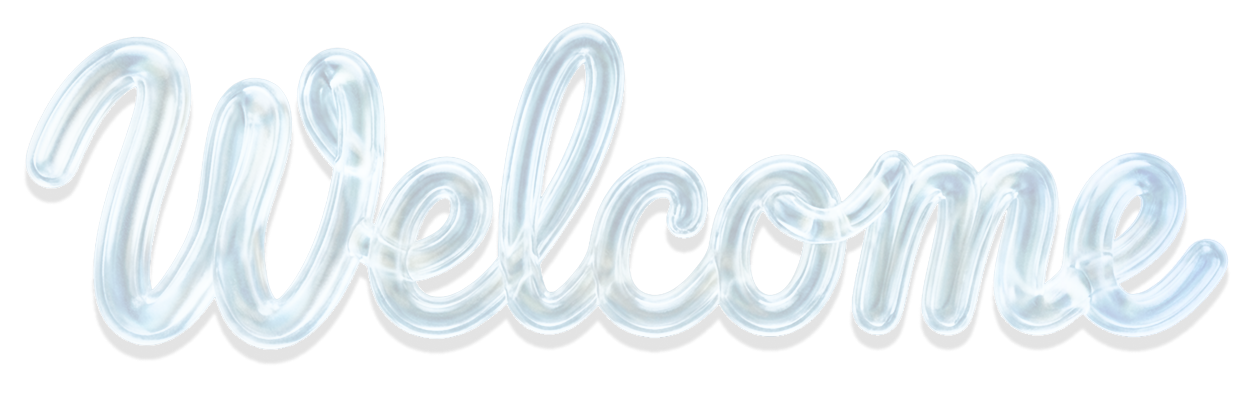
#> input picture assets/ui/welcome.png, 1255 x 415 px
$ python trace_welcome.py
#> lines starting #> are read from the running program, lines starting #| are printed output that depends on the picture; after the words box and inside, x2 and y2 are one past the last pixel; in counts of white or black regions, pixels touching at a corner belong together; long printed decimals are rounded
"""Trace the "Welcome" artwork into centrelines for the 3D hero lettering.

The artwork is a continuous glass tube, so the medial axis of its alpha mask is
the path a swept tube has to follow and the distance transform at each skeleton
pixel is the tube's radius there. The skeleton is a graph rather than a single
path, because the word crosses over itself: chains between junction pixels
become edges, and edge ends that meet head-on at a junction are stitched back
together, which recovers the pen strokes running *through* each crossing.

Writes scripts/welcome-glass-path.js. Run check_coverage.py afterwards to see
how closely the swept tubes still cover the original artwork.

    python3 -m venv venv && ./venv/bin/pip install -r requirements.txt
    ./venv/bin/python trace_welcome.py
"""
import math
import sys
from pathlib import Path

import numpy as np
from PIL import Image
from scipy import ndimage

ROOT = Path(__file__).resolve().parents[2]
DEST = ROOT / 'scripts' / 'welcome-glass-path.js'
PREVIEW = Path(sys.argv[1]) if len(sys.argv) > 1 else None

SRC = ROOT / 'assets' / 'ui' / 'welcome.png'

alpha = np.array(Image.open(SRC))[..., 3]
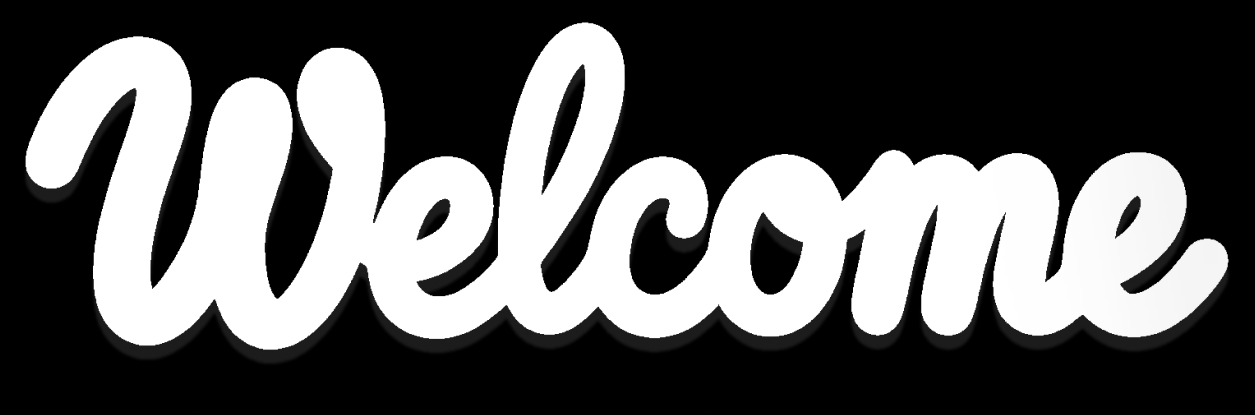
#> alpha: shape (415, 1255); min 0, max 255, mean 93.3
H, W = alpha.shape
mask = alpha > 140
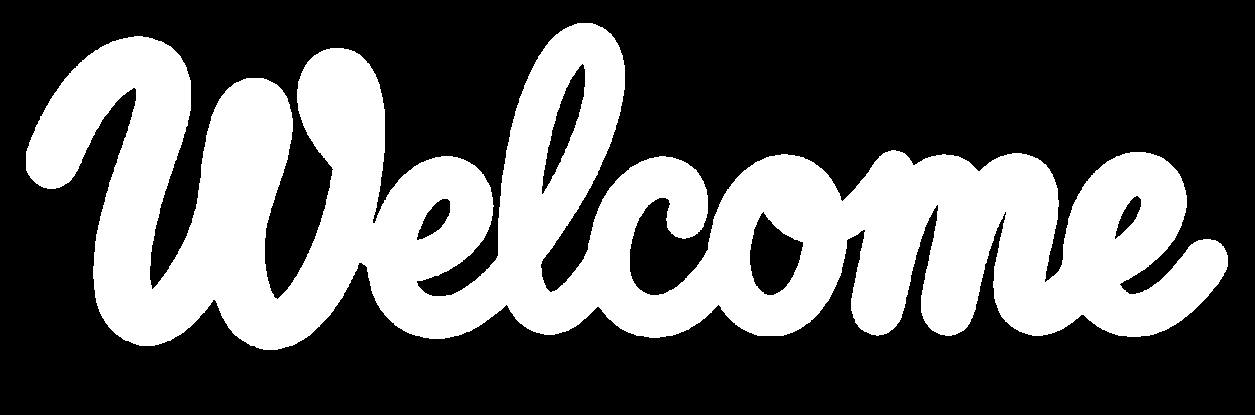
#> mask: shape (415, 1255) bool; 36.1% white; 1 white region, box (x1, y1, x2, y2) and area: (26, 23, 1228, 350) 188156

# Clean specks / pinholes before skeletonising. The counters of e/o/l are real
# holes and must survive — only pinholes smaller than a few hundred px get filled.
mask = ndimage.binary_closing(mask, structure=np.ones((3, 3)), iterations=1)
#> mask: shape (415, 1255) bool; 36.1% white; 1 white region, box (x1, y1, x2, y2) and area: (26, 23, 1228, 350) 188240
holes, hn = ndimage.label(~mask)
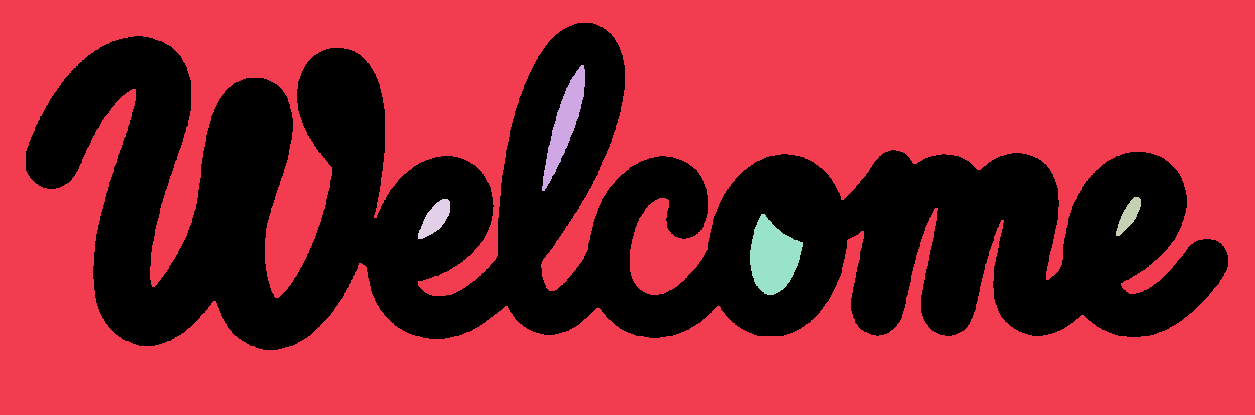
#> holes: shape (415, 1255) int32; 6 distinct labels, from 0 to 5; one colour per label, 0 black
#> hn = 5
hsizes = ndimage.sum(~mask, holes, range(1, hn + 1))
#> hsizes = [326654, 1969, 459, 691, 2812]
print('holes:', sorted(hsizes, reverse=True)[:12])
#| holes: [326654.0, 2812.0, 1969.0, 691.0, 459.0]
small = np.isin(holes, [i + 1 for i, s in enumerate(hsizes) if s < 300])
#> small: shape (415, 1255) bool; every value is 0
mask = mask | small
lbl, n = ndimage.label(mask)
#> n = 1
sizes = ndimage.sum(mask, lbl, range(1, n + 1))
#> sizes = [188240]
print('components:', n, sorted(sizes, reverse=True)[:10])
#| components: 1 [188240.0]
keep = np.isin(lbl, [i + 1 for i, s in enumerate(sizes) if s > 200])
mask = keep

dist = ndimage.distance_transform_edt(mask)
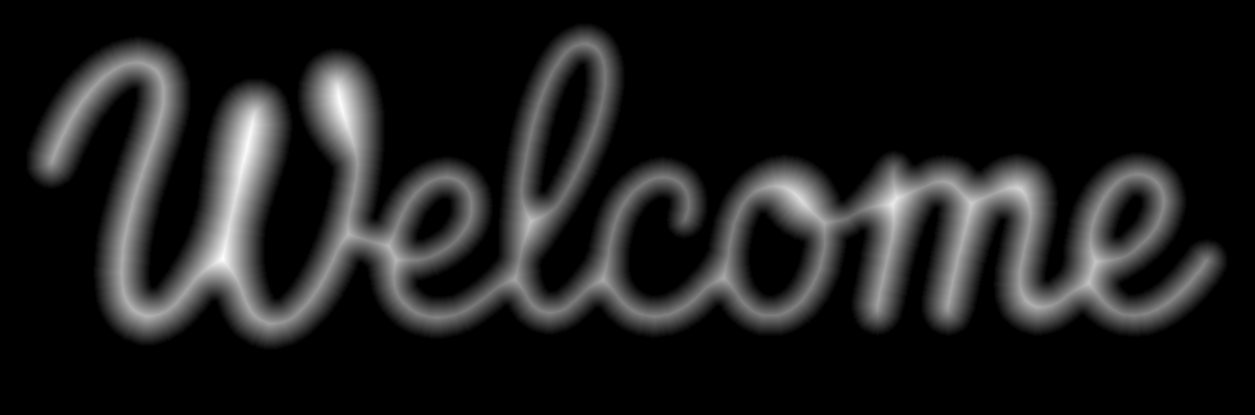
#> dist: shape (415, 1255) float64; min 0, max 42.58, mean 5; drawn with min black and max white
print('mask px', mask.sum(), 'max radius', dist.max())
#| mask px 188240 max radius 42.579


def zhang_suen(img):
    """Vectorised Zhang-Suen thinning."""
    img = img.astype(np.uint8).copy()
    while True:
        changed = False
        for step in (0, 1):
            p = [np.roll(np.roll(img, dy, 0), dx, 1) for dy, dx in
                 ((-1, 0), (-1, 1), (0, 1), (1, 1), (1, 0), (1, -1), (0, -1), (-1, -1))]
            P2, P3, P4, P5, P6, P7, P8, P9 = p
            B = sum(p)
            seq = p + [P2]
            A = sum(((seq[i] == 0) & (seq[i + 1] == 1)).astype(np.uint8) for i in range(8))
            if step == 0:
                c1 = P2 * P4 * P6
                c2 = P4 * P6 * P8
            else:
                c1 = P2 * P4 * P8
                c2 = P2 * P6 * P8
            rm = (img == 1) & (B >= 2) & (B <= 6) & (A == 1) & (c1 == 0) & (c2 == 0)
            if rm.any():
                img[rm] = 0
                changed = True
        if not changed:
            return img.astype(bool)
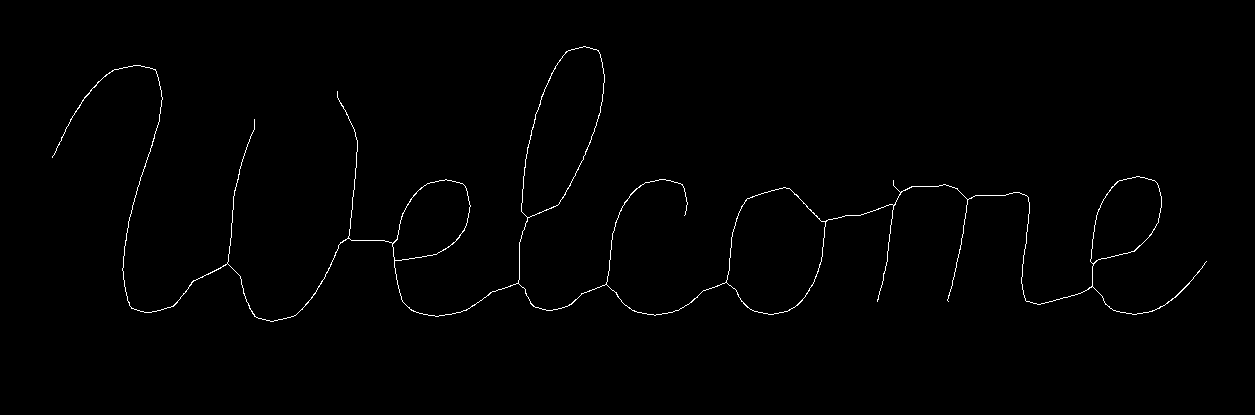
#> img: shape (415, 1255); values 0 (black) and 1 (white), 0.73% white in thin lines or dots, all inside (x1, y1, x2, y2) = (52, 46, 1207, 322)


skel = zhang_suen(mask)
print('skeleton px', skel.sum())
#| skeleton px 3782

pts = {(int(y), int(x)) for y, x in zip(*np.nonzero(skel))}
#> pts = 3782 items
NB = [(-1, -1), (-1, 0), (-1, 1), (0, -1), (0, 1), (1, -1), (1, 0), (1, 1)]


def neighbours(p):
    y, x = p
    return [(y + dy, x + dx) for dy, dx in NB if (y + dy, x + dx) in pts]


# ---------------------------------------------------------------- spur pruning
def prune(min_len):
    """Drop short dead-end branches created by the rounded stroke caps."""
#> called with min_len = 16
    removed = True
    while removed:
        removed = False
        for e in [p for p in pts if len(neighbours(p)) == 1]:
            if e not in pts:
                continue
            chain, cur, prev = [e], e, None
            while True:
                nb = [q for q in neighbours(cur) if q != prev]
                if len(nb) != 1:
                    break
                prev, cur = cur, nb[0]
                chain.append(cur)
                if len(chain) > min_len:
                    break
            if len(chain) <= min_len and len(neighbours(chain[-1])) > 2:
                for q in chain[:-1]:
                    pts.discard(q)
                removed = True
#> this loop made 2 passes


prune(16)
print('skeleton px after prune:', len(pts))
#| skeleton px after prune: 3732

# ------------------------------------------------------------------ graph edges
nodes = {p for p in pts if len(neighbours(p)) != 2}
edges, visited = [], set()
for n in nodes:
    for start in neighbours(n):
        if (n, start) in visited:
            continue
        chain, prev, cur = [n, start], n, start
        visited.add((n, start))
        while cur not in nodes:
            nb = [q for q in neighbours(cur) if q != prev]
            if not nb:
                break
            prev, cur = cur, nb[0]
            chain.append(cur)
        visited.add((cur, prev))
        edges.append(chain)
#> this loop made 914 passes
#> n on passes 1 to 3: (285, 510), (245, 1139), (304, 798)

seen = {p for e in edges for p in e}
for p in pts - seen:                      # closed loops with no junction on them
    if p in seen:
        continue
    chain, prev, cur = [p], p, neighbours(p)[0]
    while cur != p:
        chain.append(cur)
        nb = [q for q in neighbours(cur) if q != prev]
        if not nb:
            break
        prev, cur = cur, nb[0]
    chain.append(p)
    seen.update(chain)
    edges.append(chain)
#> this loop made 0 passes

edges = [e for e in edges if len(e) >= 3]
print('edges:', len(edges), 'lengths:', sorted(len(e) for e in edges)[-10:])
#| edges: 164 lengths: [63, 64, 67, 68, 73, 73, 85, 87, 123, 222]


# ------------------------------------------- stitch edges through the crossings
def direction(chain, at_start, span=18):
    """Unit direction pointing away from the given end, in (dx, dy)."""
    seg = chain[:span] if at_start else chain[::-1][:span]
    (y0, x0), (y1, x1) = seg[0], seg[-1]
    dy, dx = y1 - y0, x1 - x0
    n = math.hypot(dx, dy) or 1.0
    return dx / n, dy / n


ends = [(i, s) for i in range(len(edges)) for s in (True, False)]
pos = {e: (edges[e[0]][0] if e[1] else edges[e[0]][-1]) for e in ends}
dirs = {e: direction(edges[e[0]], e[1]) for e in ends}

JOIN_RADIUS = 22.0          # junction clusters are a few px wide, plus overlap
cand = []
for ia, a in enumerate(ends):
    for b in ends[ia + 1:]:
        if a[0] == b[0]:
            continue
        (ya, xa), (yb, xb) = pos[a], pos[b]
        d = math.hypot(xa - xb, ya - yb)
        if d > JOIN_RADIUS:
            continue
        da, db = dirs[a], dirs[b]
        score = -(da[0] * db[0] + da[1] * db[1])      # 1.0 == perfectly collinear
        # Only near-straight continuations: a sharp stitch would put a corner
        # tighter than the tube radius into the path, and the sweep folds there.
        if score > 0.55:
            cand.append((score - d / 400.0, a, b))
#> this loop made 328 passes
#> a on passes 1 to 3: (0, True), (0, False), (1, True)
cand.sort(key=lambda t: -t[0])

partner = {}
for _, a, b in cand:
    if a in partner or b in partner:
        continue
    partner[a], partner[b] = b, a
#> this loop made 360 passes
#> (a, b) on passes 1 to 3: ((75, True), (76, True)), ((6, True), (7, True)), ((6, False), (160, False))
print('stitched joins:', len(partner) // 2)
#| stitched joins: 143

used, strokes = set(), []
for i in range(len(edges)):
    if i in used:
        continue
    head, guard, back = (i, True), 0, {i}
    while head in partner and partner[head][0] not in back and guard < 400:
        nxt = partner[head]
        back.add(nxt[0])
        head = (nxt[0], not nxt[1])
        guard += 1

    chain, cur, guard = [], head, 0
    while cur[0] not in used and guard < 400:
        used.add(cur[0])
        chain.extend(edges[cur[0]] if cur[1] else edges[cur[0]][::-1])
        tail = (cur[0], not cur[1])
        if tail not in partner:
            break
        cur = partner[tail]
        guard += 1
    if len(chain) >= 8:
        strokes.append(chain)

print('strokes:', len(strokes), 'lengths:', sorted(len(s) for s in strokes)[::-1])
#| strokes: 22 lengths: [634, 491, 316, 311, 229, 192, 170, 159, 113, 101, 94, 92, 87, 34, 16, 14, 13, 13, 11, 9, 9, 9]


# --------------------------------------------------------- smooth and resample
def smooth(poly, passes=5):
    a = np.array(poly, float)
    for _ in range(passes):
        b = a.copy()
        b[1:-1] = (a[:-2] + 2 * a[1:-1] + a[2:]) / 4.0
        a = b
    return a


def resample(a, step=10.0):
    seg = np.linalg.norm(np.diff(a, axis=0), axis=1)
    s = np.concatenate([[0], np.cumsum(seg)])
    if s[-1] < step * 1.5:
        return a
    t = np.append(np.arange(0, s[-1], step), s[-1])
    return np.stack([np.interp(t, s, a[:, 0]), np.interp(t, s, a[:, 1])], 1)


lo, hi = np.percentile(dist[skel], [14, 97])
RADIUS_SCALE = 1.12     # the medial axis under-reads on a smoothed centreline
print('radius clamp', round(lo, 1), round(hi, 1))
#| radius clamp 19.7 37.1


def extend(a, at_start, amount):
    """Push a real tip out along its own direction, so its rounded cap lands
    where the painted tip does — spur pruning trimmed the skeleton short of
    it."""
    a = np.asarray(a, float)
    if len(a) < 3:
        return a
    d = (a[0] - a[1]) if at_start else (a[-1] - a[-2])
    d = d / (np.linalg.norm(d) or 1) * amount
    return np.vstack([a[0] + d, a]) if at_start else np.vstack([a, a[-1] + d])


def radii_along(a):
    ri = np.clip(np.rint(a[:, 0]).astype(int), 0, H - 1)
    ci = np.clip(np.rint(a[:, 1]).astype(int), 0, W - 1)
    # A crossing inflates the medial-axis distance for a few samples; the median
    # filter rejects those spikes while letting genuinely thicker strokes stay
    # thick, which a flat clamp could not.
    r = dist[ri, ci]
    if len(r) > 9:
        r = ndimage.median_filter(r, size=9, mode='nearest')
    r = np.clip(r, lo, hi)
    if len(r) > 7:
        r = np.convolve(np.pad(r, 3, mode='edge'), np.ones(7) / 7, 'same')[3:-3]
    return r * RADIUS_SCALE


TIP_EXTEND = 7.0        # px, so the hemisphere reaches the painted tip


def curvature_radius(a):
    """Radius of the circle through each consecutive triple of points."""
    out = np.full(len(a), np.inf)
    if len(a) < 3:
        return out
    p0, p1, p2 = a[:-2], a[1:-1], a[2:]
    area = np.abs((p1[:, 0] - p0[:, 0]) * (p2[:, 1] - p0[:, 1])
                  - (p1[:, 1] - p0[:, 1]) * (p2[:, 0] - p0[:, 0])) / 2
    sides = (np.linalg.norm(p1 - p0, axis=1) * np.linalg.norm(p2 - p1, axis=1)
             * np.linalg.norm(p2 - p0, axis=1))
    out[1:-1] = np.where(area > 1e-6, sides / (4 * area + 1e-9), np.inf)
    return out


def fit_to_curvature(a, r):
    """Keep the tube from turning inside out on a tight bend.

    Sweeping a circle of radius r along a curve whose radius of curvature is
    smaller than r everts the surface on the inside of the bend and pushes fins
    out through the glass. Thinning the tube there is the one fix that leaves
    the traced letterform itself untouched — and the artwork thins at those
    turns anyway."""
    limit = curvature_radius(a) * 0.9
    limit = ndimage.minimum_filter(limit, size=3, mode='nearest')
    r = np.minimum(r, limit)
    if len(r) > 5:
        r = np.convolve(np.pad(r, 2, mode='edge'), np.ones(5) / 5, 'same')[2:-2]
    return r


paths = []
for st in strokes:
    a = resample(smooth(st), 10.0)         # a[:,0]=row(y), a[:,1]=col(x)
    r = fit_to_curvature(a, radii_along(a))
    closed = np.linalg.norm(a[0] - a[-1]) < 12
    length = np.linalg.norm(np.diff(a, axis=0), axis=1).sum()
    # Tiny closed loops are scraps of skeleton left at a crossing or inside a
    # rounded terminal. A ring shorter than its own circumference (2*pi*r)
    # sweeps into a self-intersecting knot of spikes, so collapse it to the
    # capsule it is really describing: a blob of glass filling that spot.
    blob = closed and length < 6.5 * r.mean()
    if blob:
        centre = a.mean(axis=0)
        offsets = a - centre
        axis = np.linalg.svd(offsets, full_matrices=False)[2][0]
        span = offsets @ axis
        ends = np.array([centre + axis * span.min() * 0.5,
                         centre + axis * span.max() * 0.5])
        a = np.vstack([ends[0], ends.mean(axis=0), ends[1]])
        r = np.full(3, r.mean())
        closed = False
    paths.append((a, r, closed, blob))
#> this loop made 22 passes
print('paths:', len(paths), 'of which blobs:', sum(1 for p in paths if p[3]))
#| paths: 22 of which blobs: 7


def buried(point, skip):
    """True when a stroke end already lies inside another stroke's tube, which
    is what happens at a crossing. Such an end is left exactly where the trace
    put it — on the neighbour's centreline, where its rounded cap fits inside
    the neighbour. Pushing it any further out would spear the cap through the
    far wall of the tube it runs into."""
    for j, (a, r, _, _) in enumerate(paths):
        if j == skip:
            continue
        d = np.linalg.norm(a - point, axis=1) - r
        if d.min() < -4.0:
            return True
    return False


out = []
for i, (a, r, closed, blob) in enumerate(paths):
    # Every open end is rounded off: an uncapped mouth reads as a torn sail
    # wherever it is not perfectly buried, which a hemisphere never does.
    caps = [not closed, not closed]
    if not closed and not blob:
        if not buried(a[0], i):
            a = extend(a, True, TIP_EXTEND)
        if not buried(a[-1], i):
            a = extend(a, False, TIP_EXTEND)
        r = fit_to_curvature(a, radii_along(a))
    out.append({
        'closed': bool(closed),
        'caps': caps,
        'points': [[round((x - W / 2) / W, 5), round((H / 2 - y) / W, 5)]
                   for y, x in a],
        'radii': [round(v / W, 5) for v in r],
    })
#> this loop made 22 passes
#> blob on passes 1, 2, 3, 5, 6, 7, 8, 10: False, False, False, False, False, False, False, False
print('capped ends:', sum(s['caps'].count(True) for s in out),
      'of', sum(0 if s['closed'] else 2 for s in out))
#| capped ends: 44 of 44


out.sort(key=lambda s: -len(s['points']))

# ------------------------------------------------------------- emit the module
lines = []
for s in out:
    pts, rad = s['points'], s['radii']
    if s['closed'] and len(pts) > 3:
        pts, rad = pts[:-1], rad[:-1]      # CatmullRom closes the loop itself
    lines.append('    { closed: %s, caps: [%s, %s], p: [%s], r: [%s] }' % (
        'true' if s['closed'] else 'false',
        'true' if s['caps'][0] else 'false',
        'true' if s['caps'][1] else 'false',
        ', '.join('%g, %g' % (x, y) for x, y in pts),
        ', '.join('%g' % v for v in rad),
    ))

module = """/**
 * Centreline of the "Welcome" glass lettering, traced from the original
 * artwork (assets/ui/welcome.png) by taking the medial axis of its alpha mask.
 * Per stroke: `p` is a flat [x, y, x, y, ...] list of centreline points, `r`
 * the tube radius at each of them, and `caps` says whether each end gets a
 * rounded cap. Units are fractions of the artwork width, x centred on 0 and y
 * pointing up, so the word spans x = -0.5 .. 0.5.
 *
 * Generated by tools/welcome-trace/trace_welcome.py — regenerate rather than
 * hand-edit.
 */
export const WELCOME_ASPECT = %.5f;

export const WELCOME_STROKES = [
%s,
];
""" % (W / H, ',\n'.join(lines))

DEST.write_text(module)
print('wrote', DEST, len(module), 'bytes,', len(lines), 'strokes')
#| wrote scripts/welcome-glass-path.js 13066 bytes, 22 strokes

if PREVIEW:
    prev = np.zeros((H, W, 3), np.uint8)
    prev[mask] = (38, 56, 110)
    palette = [(255, 90, 0), (0, 220, 160), (255, 220, 0), (255, 0, 160),
               (0, 160, 255), (180, 120, 255), (255, 255, 255), (255, 60, 60)]
    for k, s in enumerate(out):
        col = palette[k % len(palette)]
        for nx, ny in s['points']:
            x, y = int(nx * W + W / 2), int(H / 2 - ny * W)
            prev[max(0, y - 2):y + 3, max(0, x - 2):x + 3] = col
    Image.fromarray(prev).save(PREVIEW)
    print('wrote', PREVIEW)
